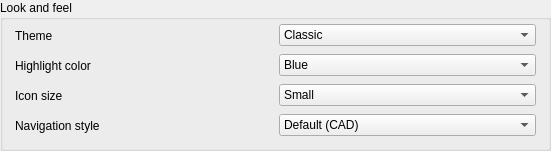
   <widget class="QGroupBox" name="groupBox_2">
    <property name="geometry">
     <rect>
      <x>20</x>
      <y>300</y>
      <width>551</width>
      <height>151</height>
     </rect>
    </property>
    <property name="title">
     <string>Look and feel</string>
    </property>
    <widget class="QWidget" name="layoutWidget_6">
     <property name="geometry">
      <rect>
       <x>15</x>
       <y>110</y>
       <width>521</width>
       <height>31</height>
      </rect>
     </property>
     <layout class="QHBoxLayout" name="horizontalLayout_8">
      <item>
       <widget class="QLabel" name="label_8">
        <property name="text">
         <string>Navigation style</string>
        </property>
       </widget>
      </item>
      <item>
       <widget class="QComboBox" name="comboBox_12">
        <item>
         <property name="text">
          <string>Default (CAD)</string>
         </property>
        </item>
        <item>
         <property name="text">
          <string>Blender</string>
         </property>
        </item>
        <item>
         <property name="text">
          <string>OpenScad</string>
         </property>
        </item>
       </widget>
      </item>
     </layout>
    </widget>
    <widget class="QWidget" name="layoutWidget_7">
     <property name="geometry">
      <rect>
       <x>15</x>
       <y>20</y>
       <width>521</width>
       <height>31</height>
      </rect>
     </property>
     <layout class="QHBoxLayout" name="horizontalLayout_9">
      <item>
       <widget class="QLabel" name="label_9">
        <property name="text">
         <string>Theme</string>
        </property>
       </widget>
      </item>
      <item>
       <widget class="QComboBox" name="comboBox_13">
        <item>
         <property name="text">
          <string>Classic</string>
         </property>
        </item>
        <item>
         <property name="text">
          <string>Light</string>
         </property>
        </item>
        <item>
         <property name="text">
          <string>Dark</string>
         </property>
        </item>
       </widget>
      </item>
     </layout>
    </widget>
    <widget class="QWidget" name="layoutWidget_8">
     <property name="geometry">
      <rect>
       <x>15</x>
       <y>50</y>
       <width>521</width>
       <height>31</height>
      </rect>
     </property>
     <layout class="QHBoxLayout" name="horizontalLayout_10">
      <item>
       <widget class="QLabel" name="label_10">
        <property name="text">
         <string>Highlight color</string>
        </property>
       </widget>
      </item>
      <item>
       <widget class="QComboBox" name="comboBox_14">
        <item>
         <property name="text">
          <string>Blue</string>
         </property>
        </item>
        <item>
         <property name="text">
          <string>Green</string>
         </property>
        </item>
        <item>
         <property name="text">
          <string>Orange</string>
         </property>
        </item>
       </widget>
      </item>
     </layout>
    </widget>
    <widget class="QWidget" name="layoutWidget_5">
     <property name="geometry">
      <rect>
       <x>15</x>
       <y>80</y>
       <width>521</width>
       <height>31</height>
      </rect>
     </property>
     <layout class="QHBoxLayout" name="horizontalLayout_7">
      <item>
       <widget class="QLabel" name="label_7">
        <property name="text">
         <string>Icon size</string>
        </property>
       </widget>
      </item>
      <item>
       <widget class="QComboBox" name="comboBox_11">
        <item>
         <property name="text">
          <string>Small</string>
         </property>
        </item>
        <item>
         <property name="text">
          <string>Medium</string>
         </property>
        </item>
        <item>
         <property name="text">
          <string>Large</string>
         </property>
        </item>
       </widget>
      </item>
     </layout>
    </widget>
   </widget>
